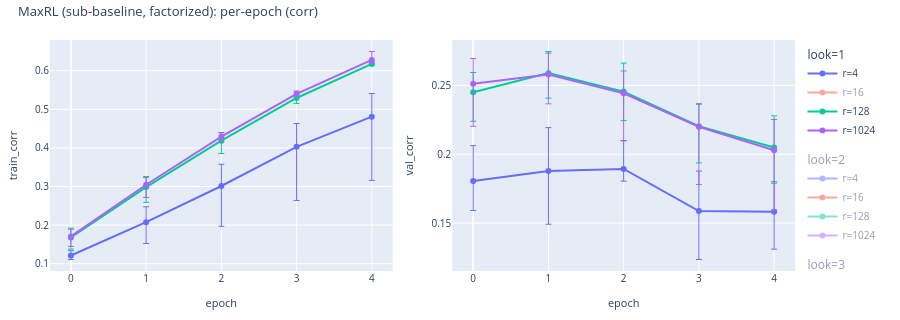
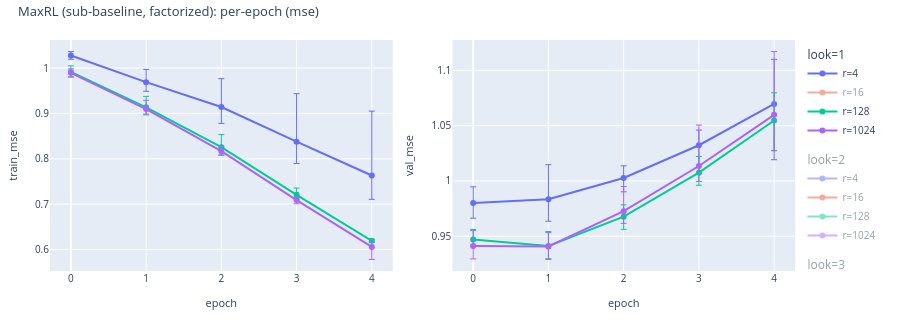

Notebook code for these charts, in order:
### Markdown cell above
## MaxRL (subtract-baseline + factorized)

### Code cell
maxrl_sf = CorpusRegressionAnalysisConfig.from_maxrl_sweep(
    artifacts_root=ARTIFACTS,
    subtract_baseline=True,
    use_factorized_likelihoods=True,
)
if maxrl_sf is None:
    print("MaxRL (sub-baseline, factorized): no artifacts")
else:
    maxrl_sf.describe("MaxRL (sub-baseline, factorized)")
    display(
        maxrl_sf.plot_vs_epoch(
            "corr",
            title="MaxRL (sub-baseline, factorized): per-epoch (corr)",
            show_seed_bar=True,
            save_path=WRITEUP_ASSETS / "maxrl_sub_fact_per_epoch_corr.html",
        )
    )
    display(
        maxrl_sf.plot_vs_epoch(
            "mse",
            title="MaxRL (sub-baseline, factorized): per-epoch (mse)",
            show_seed_bar=True,
            save_path=WRITEUP_ASSETS / "maxrl_sub_fact_per_epoch_mse.html",
        )
    )
    display(
        maxrl_sf.plot_vs_lookforward(
            title="MaxRL (sub-baseline, factorized): best-epoch vs num_lookforward_tokens",
            x_scale="uniform",
            show_seed_bar=True,
            save_path=WRITEUP_ASSETS / "maxrl_sub_fact_vs_lookforward.html",
        )
    )
